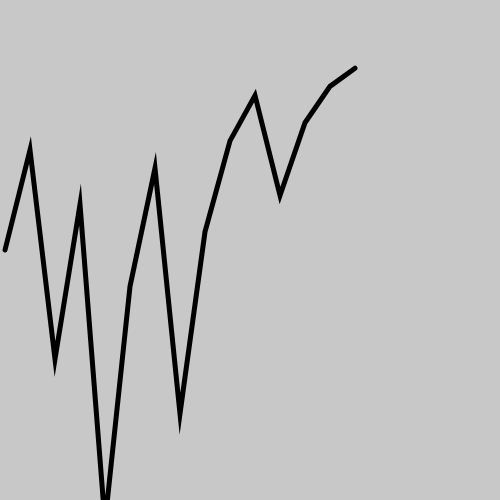
Frame 1 (no input)
Frame 60 (no input): identical to frame 1, image omitted
Frame 120 (the mouse pressed at the canvas centre since frame 60): identical to frame 1, image omitted

The p5.js sketch that drew this single still picture (run headless with seeded random() and noise() and a simulated clock; from frame 60 on, the mouse is pressed at the canvas centre):

// p5.js sketch
// ── sketch.js
var slider;
var y;
var x = 5;
var temp;

function setup(){
   createCanvas(500, 500);
   background(200);

   slider = createSlider(0, 200, 22, 1);
   slider.position(10, 510);
   y = slider.value();
   temp = slider.value();
}

function draw(){
   translate(0, 50);
   if(temp!=slider.value()){
      y = slider.value();
      x = 5;
      background(200);
   }
   temp = slider.value();

   strokeWeight(5);
   beginShape();
   noFill();
   while(y!=1) {
      vertex(x, y*((1/slider.value())*200));
      y = collatz(y);
      x+=25;
   }
   endShape();
}

function collatz(k){
   if((k%2) == 0){
      return k/2;
   }else{
      return (k*3)+1;
   }
}
